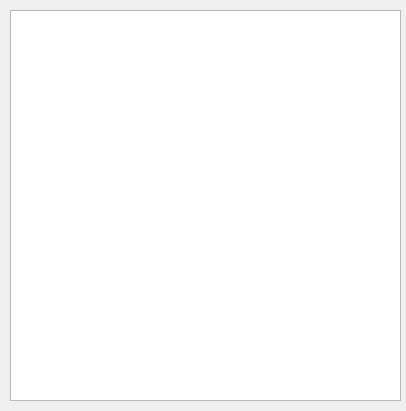
<?xml version="1.0" encoding="UTF-8"?>
<ui version="4.0">
 <class>arastirma</class>
 <widget class="QWidget" name="arastirma">
  <property name="windowModality">
   <enum>Qt::NonModal</enum>
  </property>
  <property name="geometry">
   <rect>
    <x>0</x>
    <y>0</y>
    <width>406</width>
    <height>411</height>
   </rect>
  </property>
  <property name="minimumSize">
   <size>
    <width>406</width>
    <height>411</height>
   </size>
  </property>
  <property name="maximumSize">
   <size>
    <width>406</width>
    <height>411</height>
   </size>
  </property>
  <property name="windowTitle">
   <string>arastirma konulari</string>
  </property>
  <widget class="QListView" name="listView">
   <property name="geometry">
    <rect>
     <x>10</x>
     <y>10</y>
     <width>391</width>
     <height>391</height>
    </rect>
   </property>
  </widget>
 </widget>
 <resources/>
 <connections/>
</ui>
